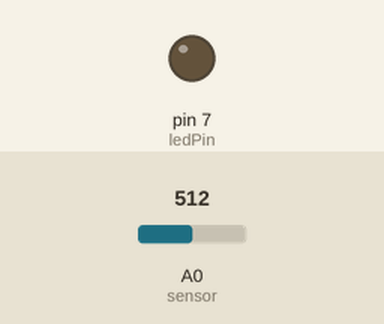
This sketch was run on a simulated Arduino Uno, built with avr-gcc and run on an emulated ATmega328P. On the bench: output pins drawn as LEDs (lit = HIGH). The test bench sets the inputs (shaded band); at power-on: A0 (sensor) = 512. What the sketch prints to the serial monitor is not drawn.

Above: at 0.1 s.
At 20.1 s:
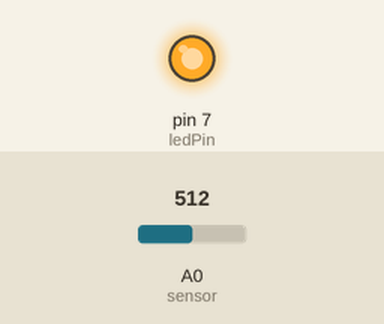
Timing chart, 0 to 21.6 s (numbered marks = the images above):
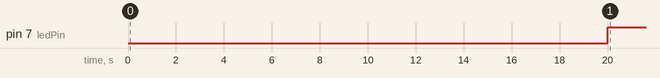

Measured:
- by itself, pin 7 (ledPin): LOW → HIGH at 20.0 s

The sketch:

MQ-5.ino
```cpp
#define ledPin 7
#define sensor  A0
int gas_value;
void setup()
{
  pinMode(sensor, INPUT);
  pinMode(ledPin, OUTPUT);
  Serial.begin(9600);
  Serial.println("MQ5 Heating Up!");
  delay(20000); // allow the MQ5 to warm up
}
void loop()
{
  gas_value = analogRead(sensor);
   Serial.print("Sensor Value:");
 Serial.println(gas_value);
  if (gas_value > 250) {
    digitalWrite(ledPin, HIGH);
  }
  else{
    digitalWrite(ledPin, LOW);
  }
}
```
